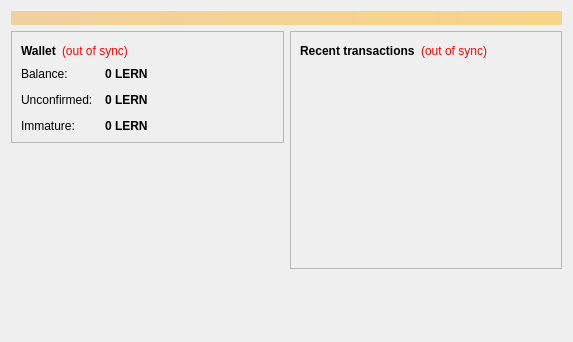
<?xml version="1.0" encoding="UTF-8"?>
<ui version="4.0">
 <class>OverviewPage</class>
 <widget class="QWidget" name="OverviewPage">
  <property name="geometry">
   <rect>
    <x>0</x>
    <y>0</y>
    <width>573</width>
    <height>342</height>
   </rect>
  </property>
  <property name="windowTitle">
   <string>Form</string>
  </property>
  <layout class="QVBoxLayout" name="topLayout">
   <item>
    <widget class="QLabel" name="labelAlerts">
     <property name="visible">
      <bool>false</bool>
     </property>
     <property name="styleSheet">
      <string notr="true">background-color: qlineargradient(x1: 0, y1: 0, x2: 1, y2: 0, stop:0 #F0D0A0, stop:1 #F8D488); color:#000000;</string>
     </property>
     <property name="wordWrap">
      <bool>true</bool>
     </property>
     <property name="margin">
      <number>3</number>
     </property>
    </widget>
   </item>
   <item>
    <layout class="QHBoxLayout" name="horizontalLayout" stretch="1,1">
     <item>
      <layout class="QVBoxLayout" name="verticalLayout_2">
       <item>
        <widget class="QFrame" name="frame">
         <property name="frameShape">
          <enum>QFrame::StyledPanel</enum>
         </property>
         <property name="frameShadow">
          <enum>QFrame::Raised</enum>
         </property>
         <layout class="QVBoxLayout" name="verticalLayout_4">
          <item>
           <layout class="QHBoxLayout" name="horizontalLayout_4">
            <item>
             <widget class="QLabel" name="label_5">
              <property name="font">
               <font>
                <weight>75</weight>
                <bold>true</bold>
               </font>
              </property>
              <property name="text">
               <string>Wallet</string>
              </property>
             </widget>
            </item>
            <item>
             <widget class="QLabel" name="labelWalletStatus">
              <property name="toolTip">
               <string>The displayed information may be out of date. Your wallet automatically synchronizes with the Cashcoin network after a connection is established, but this process has not completed yet.</string>
              </property>
              <property name="styleSheet">
               <string notr="true">QLabel { color: red; }</string>
              </property>
              <property name="text">
               <string notr="true">(out of sync)</string>
              </property>
              <property name="alignment">
               <set>Qt::AlignLeading|Qt::AlignLeft|Qt::AlignVCenter</set>
              </property>
             </widget>
            </item>
            <item>
             <spacer name="horizontalSpacer_2">
              <property name="orientation">
               <enum>Qt::Horizontal</enum>
              </property>
              <property name="sizeHint" stdset="0">
               <size>
                <width>40</width>
                <height>20</height>
               </size>
              </property>
             </spacer>
            </item>
           </layout>
          </item>
          <item>
           <layout class="QFormLayout" name="formLayout_2">
            <property name="fieldGrowthPolicy">
             <enum>QFormLayout::AllNonFixedFieldsGrow</enum>
            </property>
            <property name="horizontalSpacing">
             <number>12</number>
            </property>
            <property name="verticalSpacing">
             <number>12</number>
            </property>
            <item row="0" column="0">
             <widget class="QLabel" name="label">
              <property name="text">
               <string>Balance:</string>
              </property>
             </widget>
            </item>
            <item row="0" column="1">
             <widget class="QLabel" name="labelBalance">
              <property name="font">
               <font>
                <weight>75</weight>
                <bold>true</bold>
               </font>
              </property>
              <property name="cursor">
               <cursorShape>IBeamCursor</cursorShape>
              </property>
              <property name="toolTip">
               <string>Your current balance</string>
              </property>
              <property name="text">
               <string notr="true">0 LERN</string>
              </property>
              <property name="textInteractionFlags">
               <set>Qt::LinksAccessibleByMouse|Qt::TextSelectableByKeyboard|Qt::TextSelectableByMouse</set>
              </property>
             </widget>
            </item>
            <item row="1" column="0">
             <widget class="QLabel" name="label_3">
              <property name="text">
               <string>Unconfirmed:</string>
              </property>
             </widget>
            </item>
            <item row="1" column="1">
             <widget class="QLabel" name="labelUnconfirmed">
              <property name="font">
               <font>
                <weight>75</weight>
                <bold>true</bold>
               </font>
              </property>
              <property name="cursor">
               <cursorShape>IBeamCursor</cursorShape>
              </property>
              <property name="toolTip">
               <string>Total of transactions that have yet to be confirmed, and do not yet count toward the current balance</string>
              </property>
              <property name="text">
               <string notr="true">0 LERN</string>
              </property>
              <property name="textInteractionFlags">
               <set>Qt::LinksAccessibleByMouse|Qt::TextSelectableByKeyboard|Qt::TextSelectableByMouse</set>
              </property>
             </widget>
            </item>
            <item row="2" column="0">
             <widget class="QLabel" name="labelImmatureText">
              <property name="text">
               <string>Immature:</string>
              </property>
             </widget>
            </item>
            <item row="2" column="1">
             <widget class="QLabel" name="labelImmature">
              <property name="font">
               <font>
                <weight>75</weight>
                <bold>true</bold>
               </font>
              </property>
              <property name="toolTip">
               <string>Mined balance that has not yet matured</string>
              </property>
              <property name="text">
               <string notr="true">0 LERN</string>
              </property>
              <property name="textInteractionFlags">
               <set>Qt::LinksAccessibleByMouse|Qt::TextSelectableByKeyboard|Qt::TextSelectableByMouse</set>
              </property>
             </widget>
            </item>
           </layout>
          </item>
         </layout>
        </widget>
       </item>
       <item>
        <spacer name="verticalSpacer">
         <property name="orientation">
          <enum>Qt::Vertical</enum>
         </property>
         <property name="sizeHint" stdset="0">
          <size>
           <width>20</width>
           <height>40</height>
          </size>
         </property>
        </spacer>
       </item>
      </layout>
     </item>
     <item>
      <layout class="QVBoxLayout" name="verticalLayout_3">
       <item>
        <widget class="QFrame" name="frame_2">
         <property name="frameShape">
          <enum>QFrame::StyledPanel</enum>
         </property>
         <property name="frameShadow">
          <enum>QFrame::Raised</enum>
         </property>
         <layout class="QVBoxLayout" name="verticalLayout">
          <item>
           <layout class="QHBoxLayout" name="horizontalLayout_2">
            <item>
             <widget class="QLabel" name="label_4">
              <property name="text">
               <string>&lt;b&gt;Recent transactions&lt;/b&gt;</string>
              </property>
             </widget>
            </item>
            <item>
             <widget class="QLabel" name="labelTransactionsStatus">
              <property name="toolTip">
               <string>The displayed information may be out of date. Your wallet automatically synchronizes with the Cashcoin network after a connection is established, but this process has not completed yet.</string>
              </property>
              <property name="styleSheet">
               <string notr="true">QLabel { color: red; }</string>
              </property>
              <property name="text">
               <string notr="true">(out of sync)</string>
              </property>
              <property name="alignment">
               <set>Qt::AlignRight|Qt::AlignTrailing|Qt::AlignVCenter</set>
              </property>
             </widget>
            </item>
            <item>
             <spacer name="horizontalSpacer">
              <property name="orientation">
               <enum>Qt::Horizontal</enum>
              </property>
              <property name="sizeHint" stdset="0">
               <size>
                <width>40</width>
                <height>20</height>
               </size>
              </property>
             </spacer>
            </item>
           </layout>
          </item>
          <item>
           <widget class="QListView" name="listTransactions">
            <property name="styleSheet">
             <string notr="true">QListView { background: transparent; }</string>
            </property>
            <property name="frameShape">
             <enum>QFrame::NoFrame</enum>
            </property>
            <property name="verticalScrollBarPolicy">
             <enum>Qt::ScrollBarAlwaysOff</enum>
            </property>
            <property name="horizontalScrollBarPolicy">
             <enum>Qt::ScrollBarAlwaysOff</enum>
            </property>
            <property name="selectionMode">
             <enum>QAbstractItemView::NoSelection</enum>
            </property>
           </widget>
          </item>
         </layout>
        </widget>
       </item>
       <item>
        <spacer name="verticalSpacer_2">
         <property name="orientation">
          <enum>Qt::Vertical</enum>
         </property>
         <property name="sizeHint" stdset="0">
          <size>
           <width>20</width>
           <height>40</height>
          </size>
         </property>
        </spacer>
       </item>
      </layout>
     </item>
    </layout>
   </item>
  </layout>
 </widget>
 <resources/>
 <connections/>
</ui>
